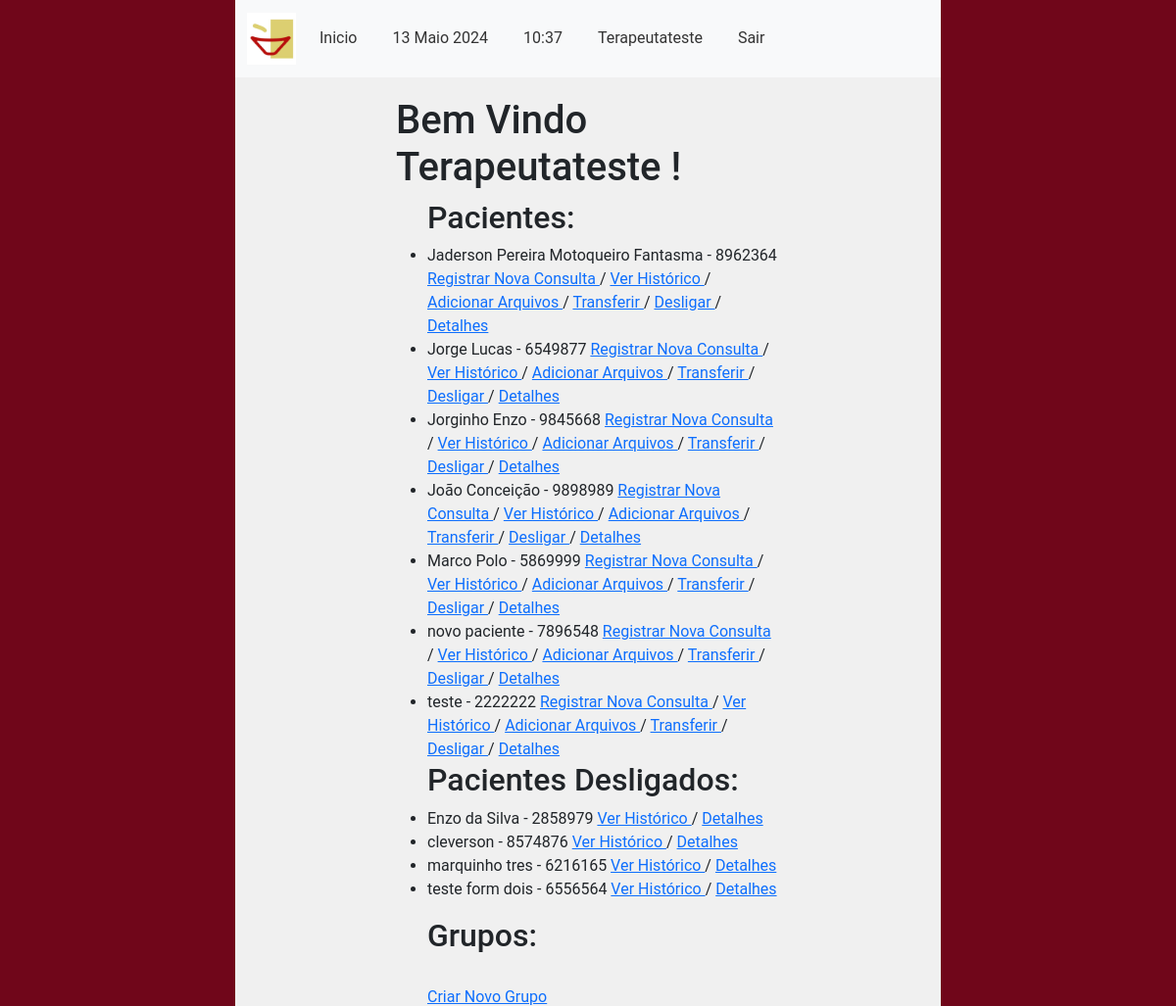
Page /main/index/ (signed in, upper part) on the earlier database version.
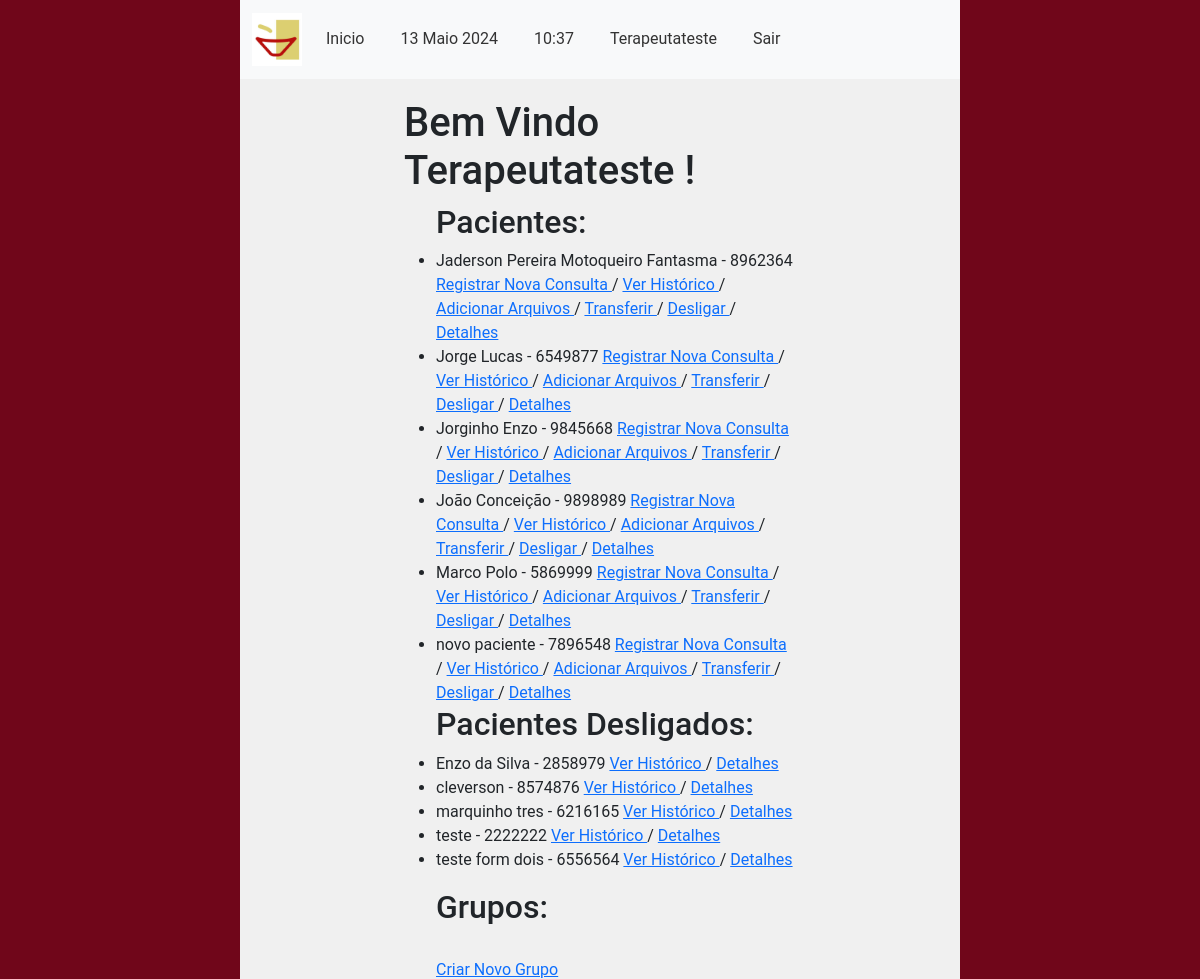
Same page on the later database version.
### main/models.py (models this page shows, shortened)
class CadastroPacientes(models.Model):
    nome = models.CharField(verbose_name='Nome do Paciente', max_length=100,
                            validators=[validate_letters, MinLengthValidator(limit_value=5)])
    prontuario_numero = models.CharField(verbose_name='Nº de Prontuario', max_length=7,
                                         default=create_prontuario_numero,
                                         unique=True, validators=[validate_numbers, MinLengthValidator(limit_value=7)])
    nascimento = models.DateField(verbose_name='Data de Nascimento', help_text='dd/mm/aaaa',
                                  validators=[validate_date_past])
    responsavel_legal = models.CharField(verbose_name='Responsável Legal', max_length=100,
                                         null=True, blank=True, validators=[validate_letters,
                                                                            MinLengthValidator(limit_value=5)])
    cpf_responsavel_legal = models.CharField(verbose_name='CPF do Responsável', max_length=11, blank=True, null=True,
                                             validators=[validate_numbers, MinLengthValidator(limit_value=11)])
    data_inicio = models.DateField(verbose_name='Data de Inicio', help_text='dd/mm/aaaa', default=datetime.now)
    data_final = models.DateField(verbose_name='Data do Desligamento', help_text='dd/mm/aaaa', blank=True, null=True,
                                  validators=[validate_date_past])
    desligado = models.BooleanField(verbose_name='Desligado', help_text='Paciente desligado', default=False)
    cpf_numero = models.CharField(verbose_name='CPF', max_length=11, unique=True,
                                  help_text="CPF de menores consta na Certidão de Nascimento",
                                  validators=[validate_numbers, MinLengthValidator(limit_value=11)])
    MOD_CHOICES = (
        (0, 'Individual'),
        (1, 'Grupo'),
        (2, 'Casal'),
    )
    modalidade_atendimento = models.IntegerField(verbose_name='Modalidade', choices=MOD_CHOICES, default=0)
    grupo = models.ForeignKey(
        'CadastroGrupos',
        related_name='membros',
        on_delete=models.PROTECT,
        blank=True,
        null=True
    )
    convenio = models.ForeignKey(
        'ConveniosAceitos',
        related_name='pacientes',
        on_delete=models.PROTECT
    )
    carteirinha_convenio = models.CharField(verbose_name='Número do Convênio',
                                            max_length=50, blank=True, null=True,
                                            validators=[validate_numbers, MinLengthValidator(limit_value=7)])
    terapeuta = models.ForeignKey(
        'CadastroProfissionais',
        related_name='pacientes',
        on_delete=models.PROTECT
    )
    endereco_rua = models.CharField(verbose_name='Endereço', max_length=100,
                                    validators=[MinLengthValidator(limit_value=10)])
    endereco_bairro = models.CharField(verbose_name='Bairro', max_length=50,
                                       validators=[MinLengthValidator(limit_value=3)])
    endereco_numero = models.CharField(verbose_name='Número', max_length=7, validators=[validate_numbers])
    endereco_complemento = models.CharField(verbose_name='Complemento', max_length=100,
                                            validators=[MinLengthValidator(limit_value=4)])
    telefone_numero = models.CharField(verbose_name='Telefone', max_length=11,
                                       validators=[validate_numbers, MinLengthValidator(limit_value=11)])
    cidade = models.CharField(verbose_name='Cidade', max_length=100, validators=[validate_letters,
                                                                                 MinLengthValidator(limit_value=3)])
    cep_numero = models.CharField(verbose_name='CEP', max_length=8, validators=[validate_numbers,
                                                                                MinLengthValidator(limit_value=8)])
    email = models.EmailField(verbose_name='E-mail')
    observacoes = models.TextField(verbose_name='Observações', blank=True, null=True)
    objects = models.Manager()
    class Meta:
        verbose_name = 'Paciente'
        verbose_name_plural = 'Pacientes'
        ordering = ["nome"]
        permissions = [
            ('transfer_pac', 'Transferir Paciente (Terapeutas)'),
            ('deslig_pac', 'Desligar Paciente (Terapeutas)'),
            ('add_pac_group', 'Adicionar Paciente a Grupo (Terapeutas)'),
            ('remove_pac_from_group', 'Remover Paciente de um Grupo (Terapeutas)')
        ]

### main/views.py (the view)
# urls.py: path('index/',
@login_required(login_url="/accounts/login")
def index(request: HttpRequest):
    current_user_terapeuta = get_current_user_terapeuta(request)
    active_pacientes = filter_active_pacientes_by_terapeuta(current_user_terapeuta)
    inactive_pacientes = filter_inactive_pacientes_by_terapeuta(current_user_terapeuta)
    active_grupos = filter_active_groups_by_terapeuta(current_user_terapeuta)
    inactive_grupos = filter_inactive_groups_by_terapeuta(current_user_terapeuta)
    context = {
        'current_user': current_user_terapeuta,
        'active_pacientes': active_pacientes,
        'inactive_pacientes': inactive_pacientes,
        'active_grupos': active_grupos,
        'inactive_grupos': inactive_grupos,
    }
    return render(request, 'index.html', context)

### main/services/pacientes_services.py (called while the page is built)
def filter_active_pacientes_by_terapeuta(terapeuta: CadastroProfissionais) -> QuerySet:
    active_pacs_terapeuta = CadastroPacientes.objects.filter(terapeuta=terapeuta, desligado=False)
    return active_pacs_terapeuta

def filter_inactive_pacientes_by_terapeuta(terapeuta: CadastroProfissionais) -> QuerySet:
    inactive_pacs_terapeuta = CadastroPacientes.objects.filter(terapeuta=terapeuta, desligado=True)
    return inactive_pacs_terapeuta

def filter_active_groups_by_terapeuta(terapeuta: CadastroProfissionais) -> QuerySet:
    active_grps_terapeuta = CadastroGrupos.objects.filter(
        Q(terapeuta_responsavel=terapeuta) | Q(terapeuta_auxiliar=terapeuta),
        desligado=False)
    return active_grps_terapeuta

def filter_inactive_groups_by_terapeuta(terapeuta: CadastroProfissionais) -> QuerySet:
    inactive_grps_terapeuta = CadastroGrupos.objects.filter(
        Q(terapeuta_responsavel=terapeuta) | Q(terapeuta_auxiliar=terapeuta),
        desligado=True)
    return inactive_grps_terapeuta

### main/templates/index.html (shortened to what this page needs)
{% extends 'middleman1.html' %}
{% load bootstrap5 %}
{% load static%}
{% block content %}
<h1>Bem Vindo {{ request.user.username }} ! </h1>
    <ul>
        <h2> Pacientes: </h2>
        {% for paciente in active_pacientes %}
            <li>
                {{ paciente.nome }} - {{ paciente.prontuario_numero }}
                <a href="{% url 'main:add_entrada' prontuario_numero=paciente.prontuario_numero %}"> Registrar Nova Consulta </a> /
                <a href="{% url 'main:prontuario' prontuario_numero=paciente.prontuario_numero %}"> Ver Histórico </a> /
                <a href="{% url 'main:enviar_arquivo_paciente' prontuario_numero=paciente.prontuario_numero %}"> Adicionar Arquivos  </a> /
                <a href="{% url 'main:transferencia' prontuario_numero=paciente.prontuario_numero %}"> Transferir </a> /
                <a href="{% url 'main:desligamento' prontuario_numero=paciente.prontuario_numero %}"> Desligar </a> /
                <a href="{% url 'main:dadospac' prontuario_numero=paciente.prontuario_numero %}"> Detalhes </a>
            </li>
        {% empty %}
            <li>No entries found.</li>
        {% endfor %}
        <h2> Pacientes Desligados: </h2>
        {% for paciente in inactive_pacientes %}
            <li>
                {{ paciente.nome }} - {{ paciente.prontuario_numero }}
                <a href="{% url 'main:prontuario' prontuario_numero=paciente.prontuario_numero %}"> Ver Histórico </a> /
                <a href="{% url 'main:dadospac' prontuario_numero=paciente.prontuario_numero %}"> Detalhes </a>
            </li>
        {% empty %}
            <li>No entries found.</li>
        {% endfor %}
    </ul>
    <ul>
        <h2> Grupos:
</h2>
        <br> <a href="{% url 'main:add-grupo' %}"> Criar Novo Grupo </a>
    </ul>
{% endblock %}

Differences in the rows shown:
changed CadastroPacientes "teste": moves from the list under "Pacientes:" to the list under "Pacientes Desligados:"
